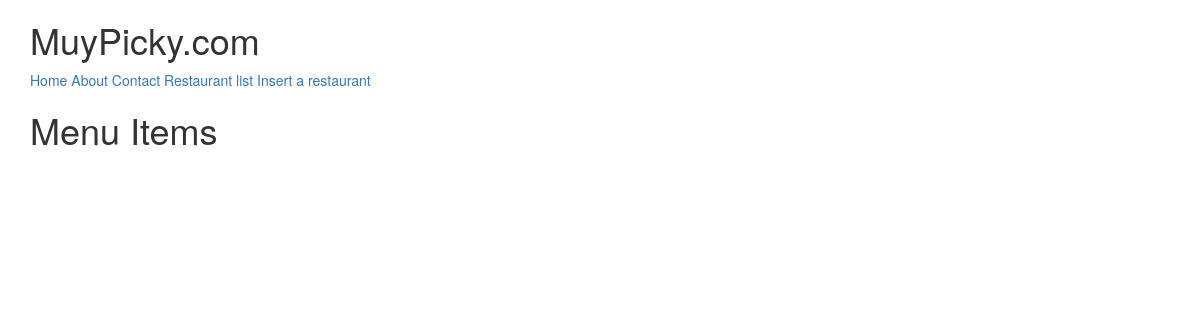
The app's page /items/ (signed in), older data.
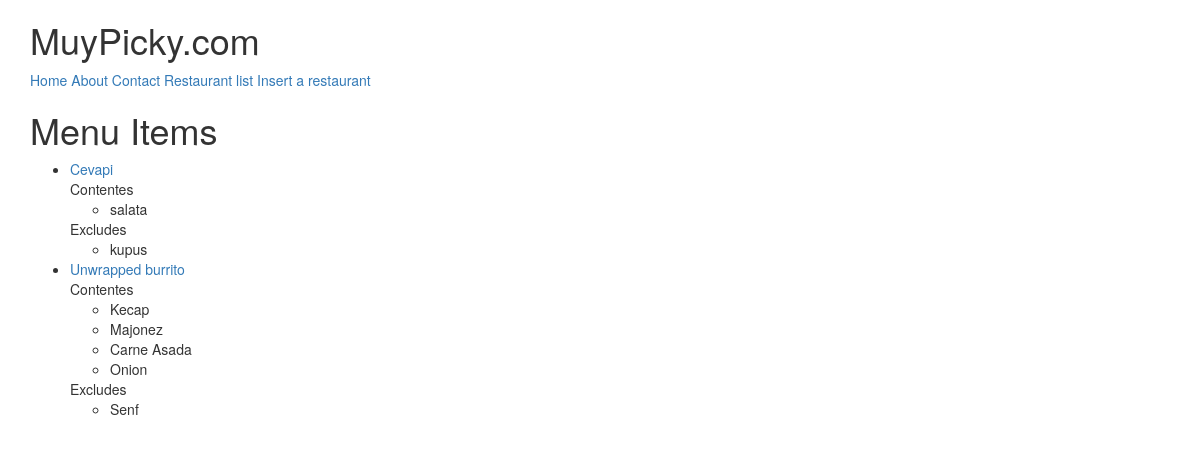
The same page, newer data.
### menus/models.py (models this page shows)
class Item(models.Model):
	user			= models.ForeignKey(settings.AUTH_USER_MODEL)
	restaurant  	= models.ForeignKey(RestaurantLocation)
	name			= models.CharField(max_length=120)
	content			= models.TextField(help_text='Separate each item by comma')
	exclude			= models.TextField(blank=True, null=True, help_text='Separate each item by comma')
	public 			= models.BooleanField(default=True)
	timestamp 		= models.DateTimeField(auto_now_add=True)
	updated 		= models.DateTimeField(auto_now=True)
	class Meta:
		ordering = ['-updated', '-timestamp']
	def get_absolute_url(self):
		return reverse('menus:detail', kwargs={'pk': self.pk})
	def get_content(self):
		return self.content.split(",")
	def get_exclude(self):
		return self.exclude.split(",")

### menus/views.py (the view)
class ItemListView(ListView):
	def get_queryset(self):
		return Item.objects.filter(user=self.request.user)

### menus/templates/menus/item_list.html (shortened to what this page needs)
{% extends "base.html" %}
{% block content %}
<h1>Menu Items</h1>
<ul>
	{% for obj in object_list %}
	<li>
		<a href='{{ obj.get_absolute_url }}'>{{ obj.name }}</a><br>
		{% if obj.content %}
		Contentes
		<ul>
			{% for item in obj.get_content %}
			<li>
				{{ item }}
			</li>
			{% endfor %}
		</ul>
		{% endif %}
		{% if obj.exclude %}
		Excludes
		<ul>
			{% for item in obj.get_exclude %}
			<li>
				{{ item }}
			</li>
			{% endfor %}
		</ul>
		{% endif %}
	</li>
	{% endfor %}
</ul>
{% endblock %}

Row changes from the older to the newer data that the page shows:
added Item: name "Cevapi", get_content "salata", get_exclude "kupus"
added Item: name "Unwrapped burrito", get_content "Kecap" "Majonez" "Carne Asada" "Onion", get_exclude "Senf"
